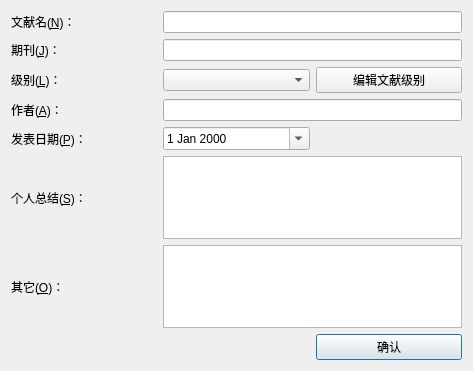
<?xml version="1.0" encoding="UTF-8"?>
<ui version="4.0">
 <class>LeteratureEditDialog</class>
 <widget class="QDialog" name="LeteratureEditDialog">
  <property name="geometry">
   <rect>
    <x>0</x>
    <y>0</y>
    <width>473</width>
    <height>371</height>
   </rect>
  </property>
  <property name="windowTitle">
   <string>Dialog</string>
  </property>
  <layout class="QGridLayout" name="gridLayout_2">
   <item row="0" column="0">
    <layout class="QGridLayout" name="gridLayout">
     <item row="0" column="0">
      <widget class="QLabel" name="label">
       <property name="text">
        <string>文献名(&amp;N)：</string>
       </property>
       <property name="buddy">
        <cstring>lineEdit</cstring>
       </property>
      </widget>
     </item>
     <item row="2" column="0">
      <widget class="QLabel" name="label_3">
       <property name="text">
        <string>级别(&amp;L)：</string>
       </property>
       <property name="buddy">
        <cstring>comboBox</cstring>
       </property>
      </widget>
     </item>
     <item row="0" column="1" colspan="2">
      <widget class="QLineEdit" name="lineEdit"/>
     </item>
     <item row="1" column="1" colspan="2">
      <widget class="QLineEdit" name="lineEdit_2"/>
     </item>
     <item row="5" column="0">
      <widget class="QLabel" name="label_6">
       <property name="text">
        <string>个人总结(&amp;S)：</string>
       </property>
       <property name="buddy">
        <cstring>textEdit</cstring>
       </property>
      </widget>
     </item>
     <item row="1" column="0">
      <widget class="QLabel" name="label_2">
       <property name="text">
        <string>期刊(&amp;J)：</string>
       </property>
       <property name="buddy">
        <cstring>lineEdit_2</cstring>
       </property>
      </widget>
     </item>
     <item row="3" column="0">
      <widget class="QLabel" name="label_4">
       <property name="text">
        <string>作者(&amp;A)：</string>
       </property>
       <property name="buddy">
        <cstring>lineEdit_3</cstring>
       </property>
      </widget>
     </item>
     <item row="3" column="1" colspan="2">
      <widget class="QLineEdit" name="lineEdit_3"/>
     </item>
     <item row="4" column="0">
      <widget class="QLabel" name="label_5">
       <property name="text">
        <string>发表日期(&amp;P)：</string>
       </property>
       <property name="buddy">
        <cstring>dateEdit</cstring>
       </property>
      </widget>
     </item>
     <item row="6" column="0">
      <widget class="QLabel" name="label_7">
       <property name="text">
        <string>其它(&amp;O)：</string>
       </property>
       <property name="buddy">
        <cstring>textEdit_2</cstring>
       </property>
      </widget>
     </item>
     <item row="2" column="1">
      <widget class="QComboBox" name="comboBox"/>
     </item>
     <item row="4" column="1">
      <widget class="QDateEdit" name="dateEdit">
       <property name="calendarPopup">
        <bool>true</bool>
       </property>
      </widget>
     </item>
     <item row="7" column="2">
      <widget class="QPushButton" name="pushButton_5">
       <property name="text">
        <string>确认</string>
       </property>
      </widget>
     </item>
     <item row="5" column="1" colspan="2">
      <widget class="QPlainTextEdit" name="textEdit"/>
     </item>
     <item row="6" column="1" colspan="2">
      <widget class="QPlainTextEdit" name="textEdit_2"/>
     </item>
     <item row="2" column="2">
      <widget class="QPushButton" name="pushButton">
       <property name="text">
        <string>编辑文献级别</string>
       </property>
      </widget>
     </item>
    </layout>
   </item>
  </layout>
 </widget>
 <resources/>
 <connections/>
</ui>
